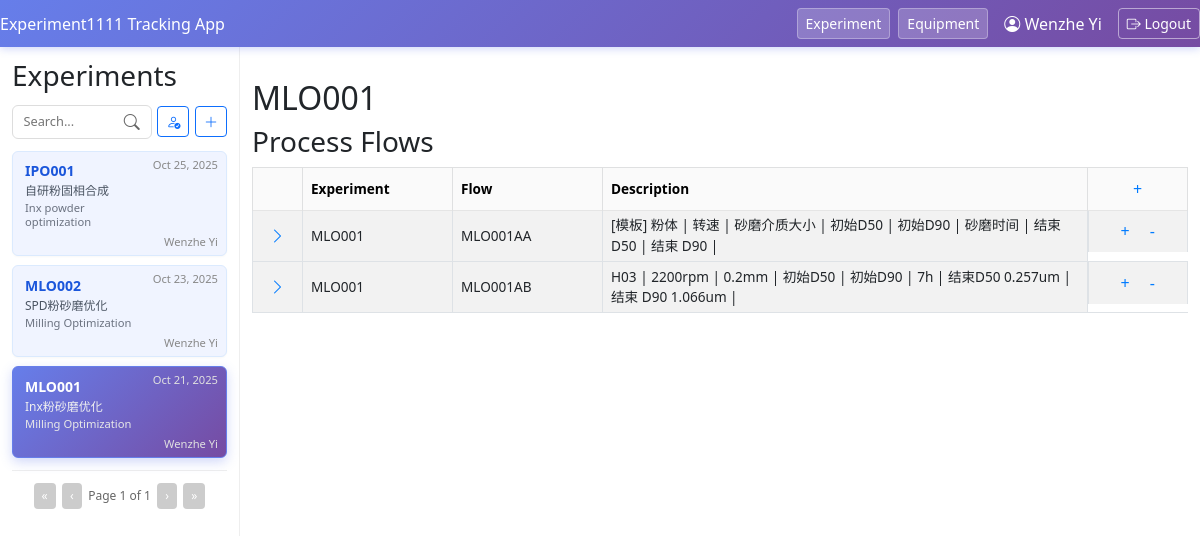
Before: /experiment/32/?page=1 (signed in) with the older database file.
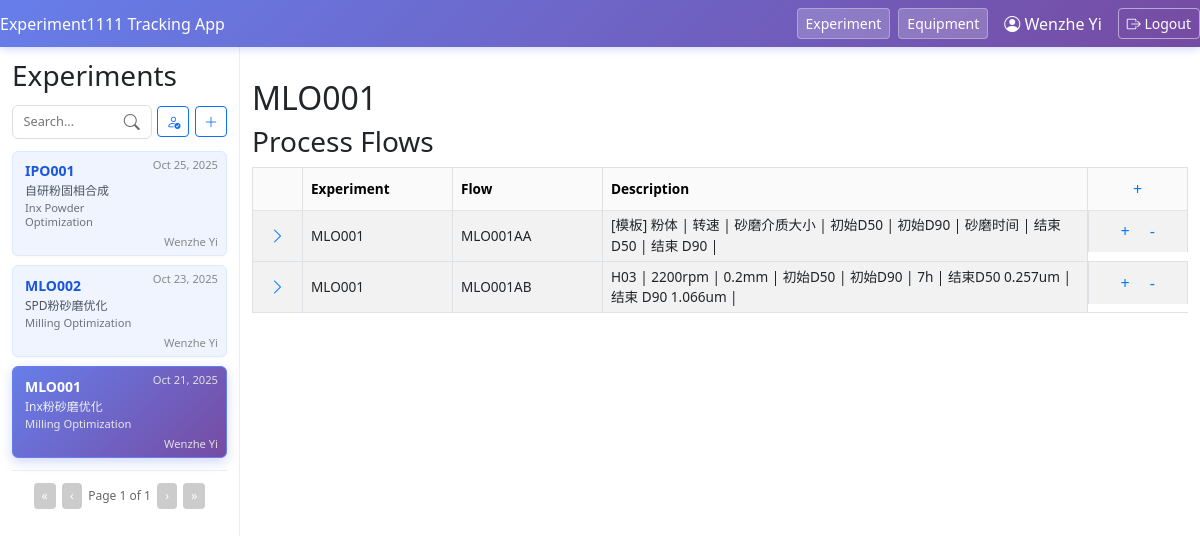
After: the same page with the newer database file.
### experiment_flow/models.py (models this page shows, shortened)
class Exp(models.Model):
    exp_name = models.CharField(max_length = 30)
    exp_description = models.TextField(blank = True, null = True)
    created_on = models.DateTimeField(auto_now_add=True)
    project = models.ForeignKey(Project, on_delete = models.CASCADE, related_name = 'experiment', null = True)
    owner = models.ForeignKey(User, on_delete=models.CASCADE, related_name='experiments')

class Project(models.Model):
    project_name = models.CharField(max_length = 50)
    project_code = models.CharField(max_length = 3, null = True, blank = True)
    group = models.ForeignKey(ResearchGroup, on_delete = models.CASCADE, related_name = 'project', null = True)
    created_on = models.DateTimeField(auto_now_add=True)

### experiment_flow/views.py (the view)
# urls.py: path('experiment/<int:exp_id>/', views.experiment_detail, name='experiment_detail'),
@login_required
def experiment_detail(request, exp_id):
    experiment = Exp.objects.get(id=exp_id)
    flows = ExpFlow.objects.filter(exp=experiment).order_by('created_on')
    available_flow_codes = get_available_flow_codes(experiment)
    search_query = request.GET.get('search', '')
    my_experiments = request.GET.get('my_experiments', '')
    latest_exp = Exp.objects.order_by('-created_on')
    if my_experiments == '1':
        latest_exp = latest_exp.filter(owner=request.user)
    if search_query:
        latest_exp = latest_exp.filter(
            Q(exp_name__icontains=search_query) |
            Q(exp_description__icontains=search_query) |
            Q(project__project_name__icontains=search_query)
        )
    page_number = request.GET.get('page', 1)
    paginator = Paginator(latest_exp, 10)  # 10 experiments per page
    page_obj = paginator.get_page(page_number)
    return render(request, 'experiment_flow/experiment_detail.html', {
        'experiment': experiment,
        'flows': flows,
        'available_flow_codes': available_flow_codes,
        'experiments': page_obj,
        'page_obj': page_obj,
        'search_query': search_query
    })

### experiment_flow/models.py (called while the page is built)
    @property
    def step_num(self):
        step_num = 0
        current = self.parent
        while current:
            if current.flow == self.flow:
                step_num += 1
            current = current.parent   # ✅ move up to the next parent
        return f"{step_num:02d}"

### experiment_flow/views.py (called while the page is built)
def get_available_flow_codes(experiment):
    existing_flows = ExpFlow.objects.filter(exp=experiment).values_list('flow_name', flat=True)
    existing_flows_set = set(existing_flows)
    all_codes = [f"{a}{b}" for a in string.ascii_uppercase for b in string.ascii_uppercase]
    available_codes = [code for code in all_codes if code not in existing_flows_set]
    return available_codes

### experiment_flow/templates/experiment_flow/experiment_detail.html (shortened to what this page needs)
{% extends "experiment_flow/base.html" %}
{% block content %}
<div class="main-section">
    <h2>{{ experiment.exp_name }}</h2>
    <h3>Process Flows</h3>
    <table class="table table-striped table-bordered align-middle">
        <thead class="table-light">
            <tr>
                <th style="width:50px;"></th>
                <th style="width:150px;">Experiment</th>
                <th style="width:150px;">Flow</th>
                <th style="width:auto;">Description</th>
                <th style="width:100px; text-align:center;">
                    <div class="add-flow-dropdown">
                        <button class="add-flow-btn" id="addFlowBtn" title="Add Flow">+</button>
                    </div>
                </th>
            </tr>
        </thead>
        <tbody>
            {% for flow in flows %}
            <tr>
                <td class="text-center">
                    <button type="button" class="btn-no-style expand-btn" data-flow-id="{{ flow.id }}">
                        <i class="bi bi-chevron-right"></i>
                    </button>
                </td>
                <td>{{ experiment.exp_name }}</td>
                <td>{{ flow.full_flow }}</td>
                <td>
                    <span class="flow-desc" data-flow-id="{{ flow.id }}">{{ flow.flow_description|default:"Click to add description" }}</span>
                </td>
                <td class="text-center d-flex justify-content-center gap-1">
                    <button type="button" class="btn-no-style add-step-btn"
                            data-exp-id="{{ experiment.id }}"
                            data-flow-id="{{ flow.id }}"
                            title="Add Step">+</button>
                    <a href="{% url 'delete_flow' experiment.id flow.id %}" class="btn-no-style" title="Delete Flow">-</a>
                </td>
            </tr>
            {% empty %}
            <tr>
                <td colspan="5" class="text-center text-muted">No process flows found for this experiment.</td>
            </tr>
            {% endfor %}
        </tbody>
    </table>
</div>
{% endblock %}

### experiment_flow/templates/experiment_flow/base.html (shortened to what the changed rows need)
<!DOCTYPE html>
<html lang="en">
<head>
    <link rel="stylesheet" href="https://cdn.jsdelivr.net/npm/bootstrap-icons@1.11.1/font/bootstrap-icons.css">
    <link href="https://cdn.jsdelivr.net/npm/bootstrap@5.3.0/dist/css/bootstrap.min.css" rel="stylesheet">
    <link href="https://cdn.jsdelivr.net/npm/select2@4.1.0-rc.0/dist/css/select2.min.css" rel="stylesheet" />
    <link href="https://cdn.jsdelivr.net/npm/select2-bootstrap-5-theme@1.3.0/dist/select2-bootstrap-5-theme.min.css" rel="stylesheet" />
</head>
<body>
    <div class="main-layout">
        <div class="sidebar">
            {% if experiments %}
            {% for exp in experiments %}
                <a href="{% url 'experiment_detail' exp.id %}?page={{ page_obj.number|default:1 }}"
                   class="experiment-card{% if experiment.id == exp.id %} active{% endif %}"
                   style="text-decoration:none; color:inherit; display:block;">
                    <span class="experiment-heading">{{ exp.exp_name }}</span>
                    <div class="experiment-date">
                        {{ exp.created_on|date:"M d, Y" }}
                    </div>
                    {% if exp.exp_description %}
                    <span class="experiment-description">{{ exp.exp_description }}</span>
                    {% endif %}
                    <span class="project-name">{{ exp.project.project_name }}</span>
                    <span class="experiment-owner">
                        {% if exp.owner.first_name and exp.owner.last_name %}
                            {{ exp.owner.first_name }} {{ exp.owner.last_name }}
                        {% else %}
                            {{ exp.owner.username }}
                        {% endif %}
                    </span>
                </a>
            {% empty %}
                <p>No experiments found.</p>
            {% endfor %}
            {% endif %}
        </div>
        <div class="container">
            {% block content %}{% endblock %}
        </div>
    </div>
</body>
</html>

Changed rows visible on the page:
changed through a linked row, Exp "IPO001": project.project_name "Inx powder optimization" → "Inx Powder Optimization"
